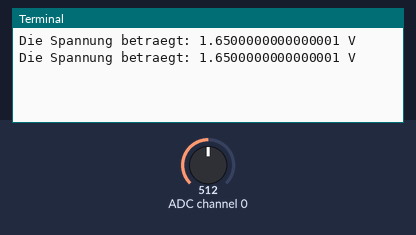
The program below on a simulated Raspberry Pi (BCM pin numbers). Parts: the last lines printed to the terminal. Inputs (shaded band) come from the test bench; at power-on: ADC channel 0 = 512 (analog values on the 0–1023 scale).

Above: at 1.2 s.
1.3 s: ADC channel 0 set to 716
At 2.6 s:
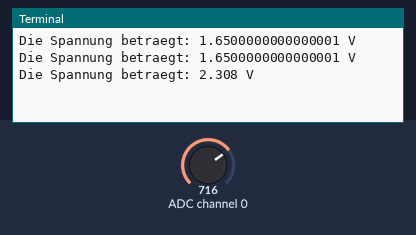
2.8 s: ADC channel 0 set to 900
At 3.8 s:
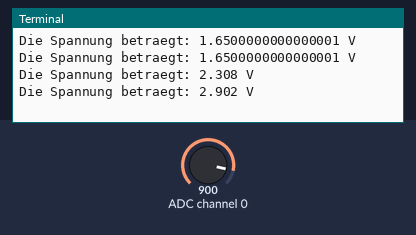
Timing chart, 0 to 5.8 s (numbered marks = the images above; inputs shaded):
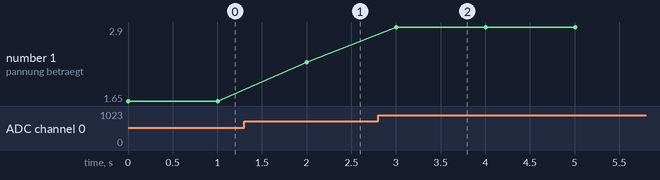

The program:

ADS1015.py
```python
#!/usr/bin/python
import smbus
import time

ADS1015 = smbus.SMBus(1)

# Konfigurationen des ADCs
# Die erste für eine Single-Ended und die zweite für eine differentielle Messung
ADS1015.write_word_data(0x48, 0x01, 0x8342)
#ADS1015.write_word_data(0x48, 0x01, 0x8302)

while(True):

	# Spannungswert auslesen
	Messergebnis = ADS1015.read_word_data(0x48, 0)
	MSB = Messergebnis & 0x00FF
	LSB = (Messergebnis & 0xFF00) >> 8

	# Spannung berechnen
	Messergebnis_gedreht = (MSB << 8) | LSB
	Messergebnis_gedreht = Messergebnis_gedreht >> 4

	if(Messergebnis_gedreht > 2047):
		Messergebnis_invertiert = ~Messergebnis_gedreht
		Messergebnis_gedreht = (Messergebnis_invertiert + 1) & 0x7FF
		Messergebnis_gedreht = (-1) * Messergebnis_gedreht

	Spannung = 4.096 * (float(Messergebnis_gedreht) / 2048.0)

	print("Die Spannung betraegt: " + str(Spannung) + " V")

	time.sleep(1)
```

Measured:
- after the input at 1.3 s, the terminal: prints a new line after 0.70 s (image 1)
- after the input at 2.8 s, the terminal: prints a new line after 0.20 s (image 2)
- plotted number 1: 1.65 → 2.31 after the input at 1.3 s, 2.31 → 2.9 after the input at 2.8 s
